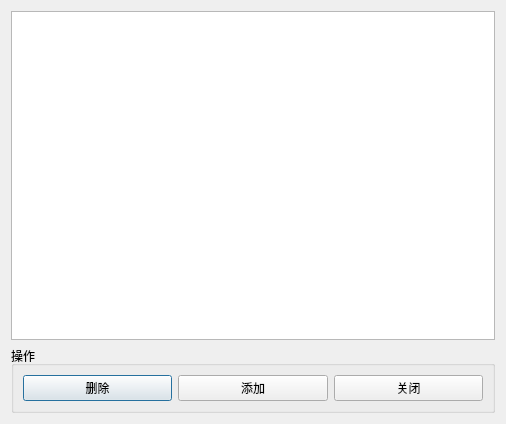
<?xml version="1.0" encoding="UTF-8"?>
<ui version="4.0">
 <class>DialogCorpManager</class>
 <widget class="QDialog" name="DialogCorpManager">
  <property name="geometry">
   <rect>
    <x>0</x>
    <y>0</y>
    <width>506</width>
    <height>424</height>
   </rect>
  </property>
  <property name="windowTitle">
   <string>实验室名称管理</string>
  </property>
  <layout class="QVBoxLayout" name="verticalLayout">
   <item>
    <widget class="QListWidget" name="listWidget"/>
   </item>
   <item>
    <widget class="QGroupBox" name="groupBox">
     <property name="title">
      <string>操作</string>
     </property>
     <layout class="QHBoxLayout" name="horizontalLayout">
      <item>
       <widget class="QPushButton" name="btnDelete">
        <property name="text">
         <string>删除</string>
        </property>
       </widget>
      </item>
      <item>
       <widget class="QPushButton" name="btnAdd">
        <property name="text">
         <string>添加</string>
        </property>
       </widget>
      </item>
      <item>
       <widget class="QPushButton" name="btnClose">
        <property name="text">
         <string>关闭</string>
        </property>
       </widget>
      </item>
     </layout>
    </widget>
   </item>
  </layout>
 </widget>
 <resources/>
 <connections/>
</ui>
